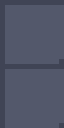

A 2D game scene composited from a Tiled map and its tileset images. What follows is a short description and the map's XML, with every tile layer's data as written:
An orthogonal 1x2 tile map with 64x64 px tiles, 1 tile layer (Layer).

<map version="1.0" tiledversion="1.1.2" orientation="orthogonal" renderorder="right-down" width="1" height="2" tilewidth="64" tileheight="64" infinite="0" nextobjectid="1">
 <tileset firstgid="1" source="tile_set_2.tsx" />
 <layer name="Layer" width="1" height="2">
  <data>
   <tile gid="92" />
   <tile gid="92" />
  </data>
 </layer>
</map>
